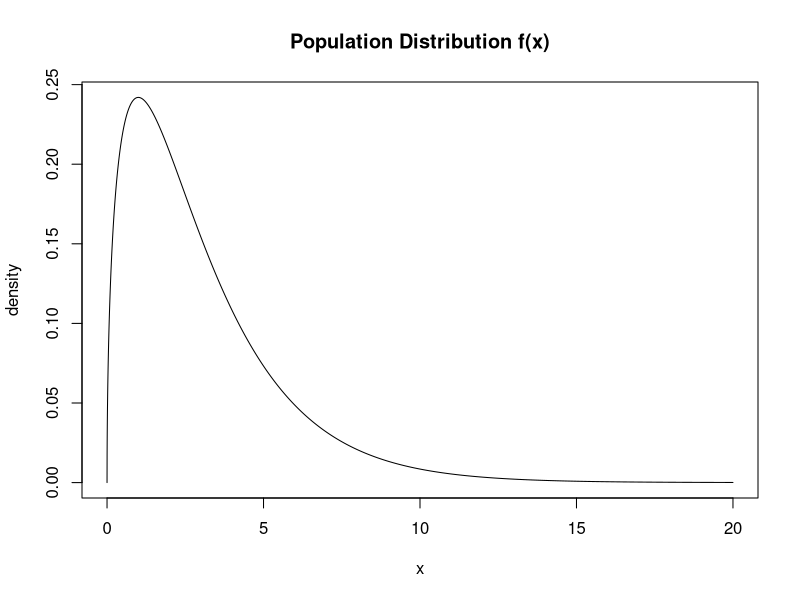
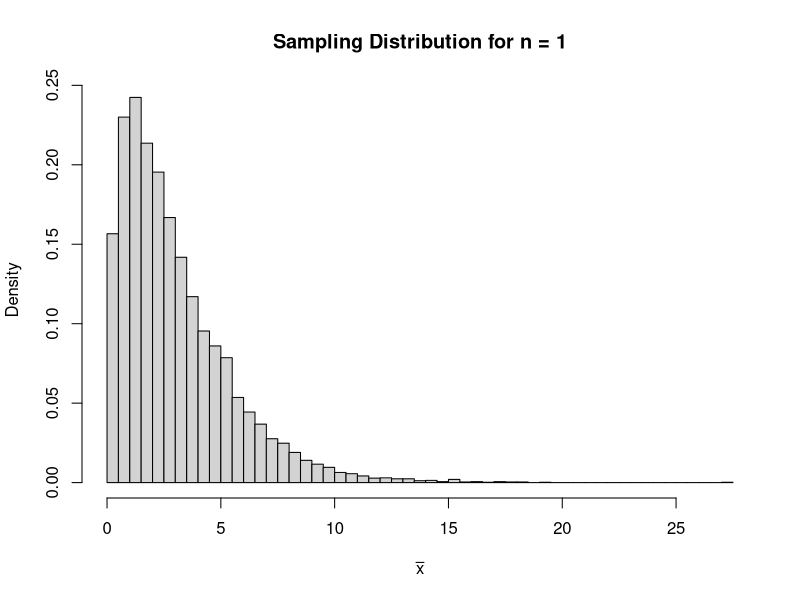
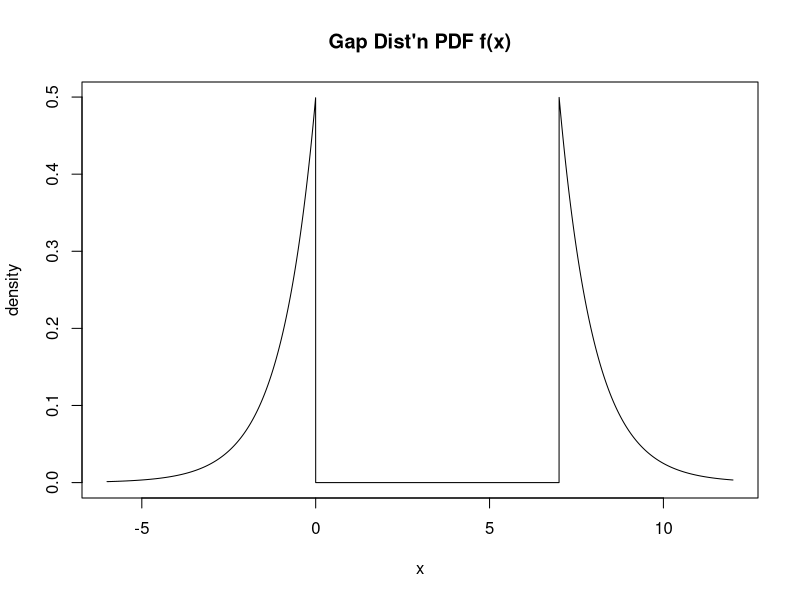
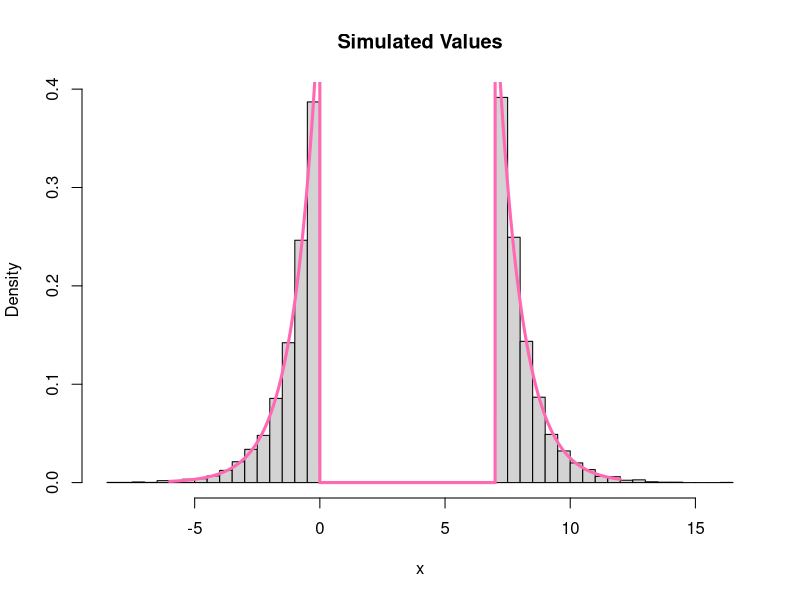
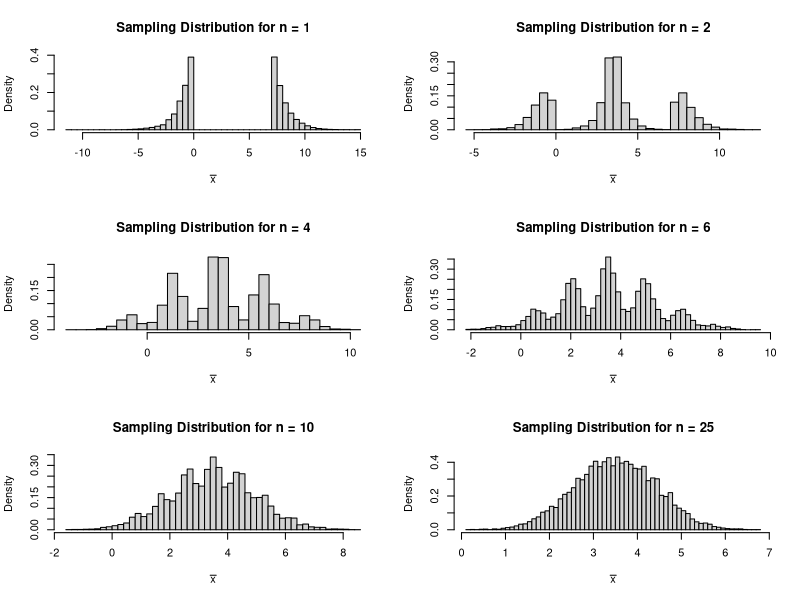

Reproduce these figures in R, in order.
## ---- chunk 1
n.plot.pts <- 10000
domain <- seq(from=0, to=20, length=n.plot.pts)
pdf.values <- dchisq(domain, df = 3)
plot(domain, pdf.values, type='l', xlab="x", ylab="density", 
     main="Population Distribution f(x)")
## ---- chunk 2
n <- 1
df <- 3
n.sim <- 10000
x.bar.vector <- rep(0, n.sim)
for(i in 1:n.sim){
  sample <- rchisq(n, df=df)
  x.bar.vector[i] <- mean(sample)
}

title <- paste("Sampling Distribution for n =", n)
hist(x.bar.vector, breaks=50, xlab=expression(bar(x)), prob=TRUE, main=title)
#curve(dnorm(x, mean=df, sd=sqrt(2*df/n)), from=df-6*sqrt(2*df/n), to=df+6*sqrt(2*df/n), n=1000, add=TRUE, col="red", lwd=2)
## ---- chunk 3
pnorm(1.645) - pnorm(-1.647)
## ---- chunk 4
n.plot.pts <- 10000
domain <- seq(from=-6, to=12, length=n.plot.pts)
pdf.values <- rep(0, length=n.plot.pts)

f <- function(x) {
  if (x < 0) {
    y <- exp(x)/2
  }
  if (0 <= x & x < 7) {
    y <- 0
  }
  if (7 <= x) {
    y <- exp(7-x)/2
  }
  return(y)
}

# Plot PDF
for(i in 1:length(domain)) {
  pdf.values[i] <- f(domain[i])
}
plot(domain, pdf.values, type='l', xlab="x", ylab="density", 
     main="Gap Dist'n PDF f(x)")
## ---- chunk 5
F.inv <- function(y) {
  if (y < 0.5) {
    x <- log(2*y)
  }
  if (y > 0.5) {
    x <- 7 - log(2*(1-y))
  }
  return(x)
}
## ---- chunk 6
rgap <- function(n){
  y <- runif(n, min=0, max=1)
  output <- rep(0, n)
  for(i in 1:length(output)) {
    output[i] <- F.inv(y[i])
  }
  return(output)
}

# Histogram of simulated values
hist(rgap(10000), xlab="x", main="Simulated Values", prob=TRUE, breaks=50)
lines(domain, pdf.values, col="hotpink", lwd=3)
## ---- chunk 7
n.sim <- 10000
# n <- c(1, 2, 4, 6, 10, INSERT_YOUR_VALUE)
n <- c(1, 2, 4, 6, 10, 25)

par(mfrow=c(3,2))
for(j in 1:length(n)) {
  
  x.bar.vector <- rep(0, n.sim)
  for(i in 1:n.sim){
    sample <- rgap(n[j])
    x.bar.vector[i] <- mean(sample)
  }
  title <- paste("Sampling Distribution for n =", n[j])
  hist(x.bar.vector, breaks=50, xlab=expression(bar(x)), prob=TRUE,
       main=title)
  
}
